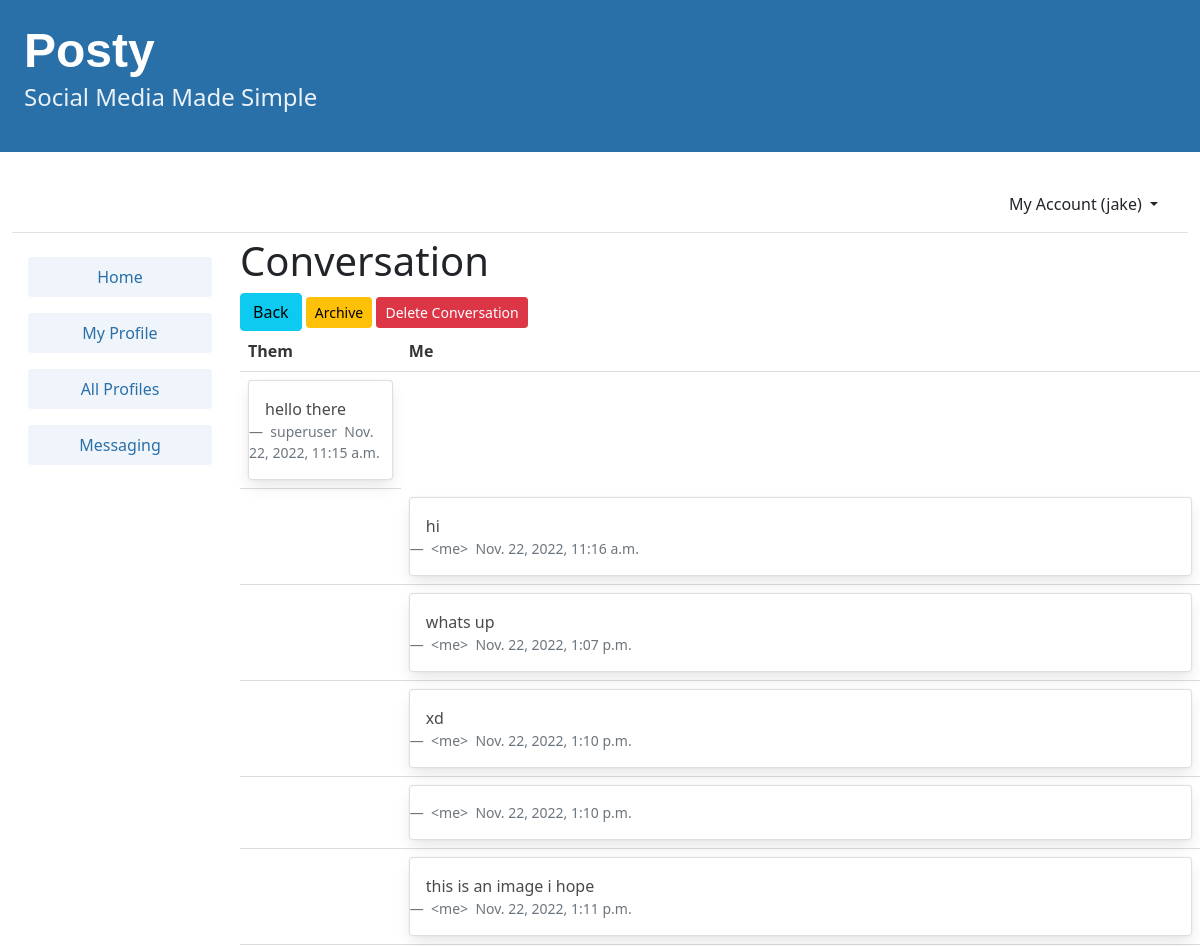
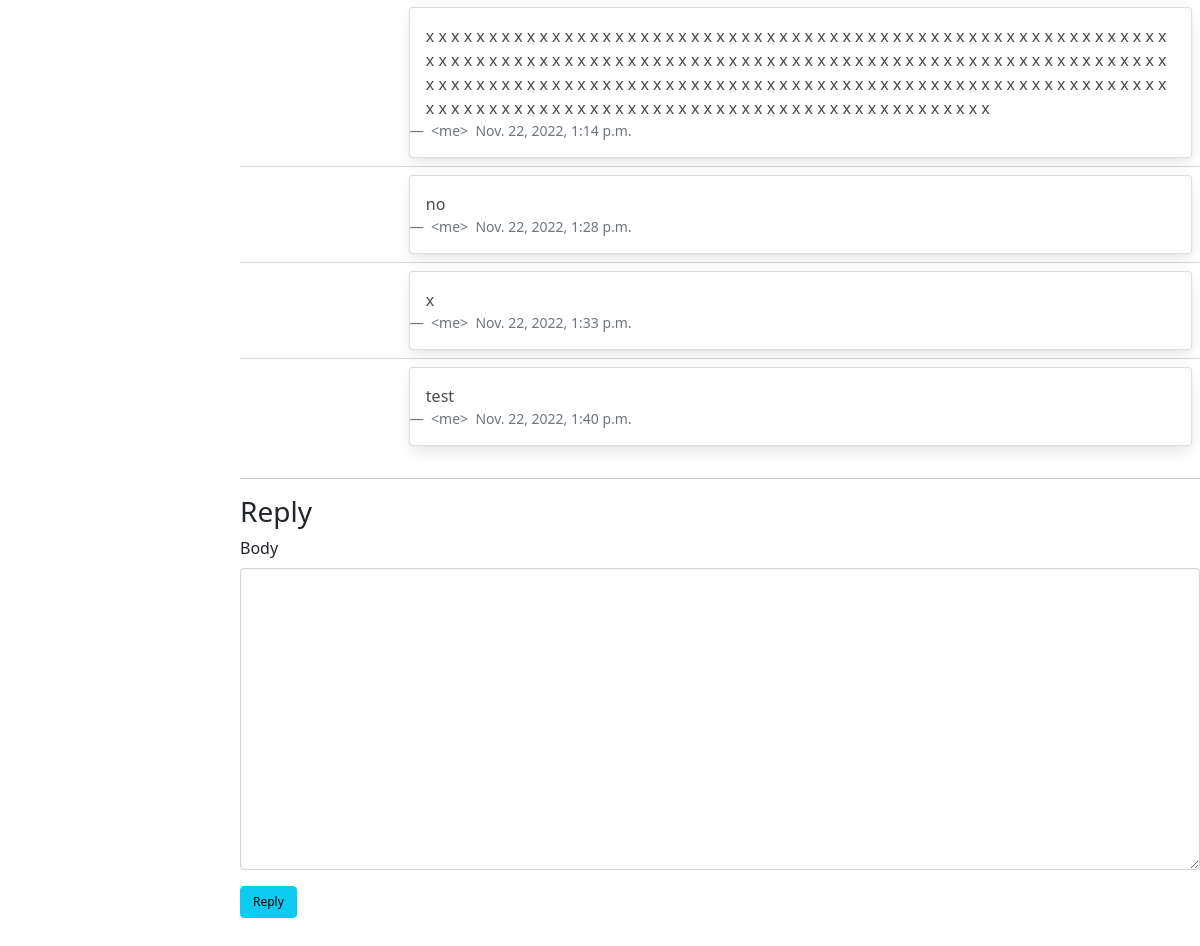
The page /messages/view/t/5/ (signed in) on the database its author committed (2 pictures, top to bottom).
### accounts/models.py (models this page shows)
class User(AbstractUser):
    user_karma = models.IntegerField(default=0, blank=True, null=True)
    profile_picture = models.ImageField(
        default="default_pfp.jpg", upload_to="images/", blank=True, null=True
    )
    class Meta:
        db_table = "auth_user"

### postman/models.py (models this page shows, shortened)
class Message(models.Model):
    SUBJECT_MAX_LENGTH = 120
    subject = models.CharField(_("subject"), max_length=SUBJECT_MAX_LENGTH)
    body = models.TextField(_("body"), blank=True)
    sender = models.ForeignKey(
        settings.AUTH_USER_MODEL,
        on_delete=models.CASCADE,
        related_name="sent_messages",
        null=True,
        blank=True,
        verbose_name=_("sender"),
    )
    recipient = models.ForeignKey(
        settings.AUTH_USER_MODEL,
        on_delete=models.CASCADE,
        related_name="received_messages",
        null=True,
        blank=True,
        verbose_name=_("recipient"),
    )
    email = models.EmailField(
        _("visitor"), blank=True
    )  # instead of either sender or recipient, for an AnonymousUser
    parent = models.ForeignKey(
        "self",
        on_delete=models.CASCADE,
        related_name="next_messages",
        null=True,
        blank=True,
        verbose_name=_("parent message"),
    )
    thread = models.ForeignKey(
        "self",
        on_delete=models.CASCADE,
        related_name="child_messages",
        null=True,
        blank=True,
        verbose_name=_("root message"),
    )
    sent_at = models.DateTimeField(_("sent at"), default=now)
    read_at = models.DateTimeField(_("read at"), null=True, blank=True)
    replied_at = models.DateTimeField(_("replied at"), null=True, blank=True)
    sender_archived = models.BooleanField(_("archived by sender"), default=False)
    recipient_archived = models.BooleanField(_("archived by recipient"), default=False)
    sender_deleted_at = models.DateTimeField(
        _("deleted by sender at"), null=True, blank=True
    )
    recipient_deleted_at = models.DateTimeField(
        _("deleted by recipient at"), null=True, blank=True
    )
    moderation_status = models.CharField(
        _("status"), max_length=1, choices=STATUS_CHOICES, default=STATUS_PENDING
    )
    moderation_by = models.ForeignKey(
        settings.AUTH_USER_MODEL,
        on_delete=models.CASCADE,
        related_name="moderated_messages",
        null=True,
        blank=True,
        verbose_name=_("moderator"),
    )
    moderation_date = models.DateTimeField(_("moderated at"), null=True, blank=True)
    moderation_reason = models.CharField(
        _("rejection reason"), max_length=120, blank=True
    )
    objects = MessageManager()
    class Meta:
        verbose_name = _("message")
        verbose_name_plural = _("messages")
        ordering = ["-sent_at", "-id"]
    def is_accepted(self):
        return self.moderation_status == STATUS_ACCEPTED
    def admin_sender(self):
        """
        Return the sender either as a username or as a plain email.
        Designed for the Admin site.

        """
        if self.sender:
            return str(self.sender)
        else:
            return "<{0}>".format(self.email)
    admin_sender.short_description = _("sender")
    admin_sender.admin_order_field = "sender"
    clear_sender = property(admin_sender)
    @property
    def obfuscated_sender(self):
        if self.sender:
            return get_user_representation(self.sender)
        else:
            return self._obfuscated_email()
    def admin_recipient(self):
        """
        Return the recipient either as a username or as a plain email.
        Designed for the Admin site.

        """
        if self.recipient:
            return str(self.recipient)
        else:
            return "<{0}>".format(self.email)
    admin_recipient.short_description = _("recipient")
    admin_recipient.admin_order_field = "recipient"
    clear_recipient = property(admin_recipient)
    @sensitive_variables("values")
    def quote(self, format_subject, format_body=None):
        values = {"subject": format_subject(self.subject)[: self.SUBJECT_MAX_LENGTH]}
        if format_body:
            values["body"] = format_body(self.obfuscated_sender, self.body)
        return values

### postman/views.py (the view)
class ConversationView(DisplayMixin, TemplateView):
    def get(self, request, thread_id, *args, **kwargs):
        self.filter = Q(thread=thread_id)
        return super().get(request, *args, **kwargs)

### postman/forms.py
class QuickReplyForm(BaseReplyForm):
    pass

### postman/models.py (called while the page is built, shortened)
def get_user_representation(user):
    show_user_as = getattr(settings, "POSTMAN_SHOW_USER_AS", None)
    return force_str(user)  # default value, or in case of empty attribute or exception

    def thread(self, user, filter):
        return (
            self.select_related("sender", "recipient")
            .filter(
                filter,
                (models.Q(recipient=user) & models.Q(moderation_status=STATUS_ACCEPTED))
                | models.Q(sender=user),
            )
            .order_by("sent_at")
        )

### postman/templatetags/postman_tags.py (called while the page is built)
@register.filter
def or_me(value, arg):
    user_model = get_user_model()
    if not isinstance(value, str):
        value = (get_user_representation if isinstance(value, user_model) else force_str)(value)
    if not isinstance(arg, str):
        arg = (get_user_representation if isinstance(arg, user_model) else force_str)(arg)
    return _('<me>') if value == arg else value

### postman/utils.py (called while the page is built)
@sensitive_variables('subject')
def format_subject(subject):
    str = gettext("Re: {subject}")
    pattern = '^' + str.replace('{subject}', '.*') + '$'
    return subject if re.match(pattern, subject, re.IGNORECASE) else str.format(subject=subject)

### postman/views.py (called while the page is built)
    def render_to_response(self, context, **response_kwargs):
        self.request.current_app = self.request.resolver_match.namespace
        return super().render_to_response(context, **response_kwargs)

    @never_cache_m
    @login_required_m
    def dispatch(self, *args, **kwargs):
        return super().dispatch(*args, **kwargs)

    def get(self, request, *args, **kwargs):
        user = request.user
        self.msgs = Message.objects.thread(user, self.filter)
        if not self.msgs:
            raise Http404
        for m in self.msgs:
            if m.recipient == user and m.is_accepted() and m.read_at is None:
                Message.objects.set_read(user, self.filter)
                break
        return super().get(request, *args, **kwargs)

### postman/templates/postman/view.html (shortened to what this page needs)
{% extends "postman/base.html" %}
{% load i18n %}
{% load postman_tags %}
{% load crispy_forms_tags %}
{% block content %}
  <div id="postman">
    <h1>
      {% if pm_messages|length > 1 %}
        {% trans "Conversation" %}
      {% else %}
        {% trans "Message" %}
      {% endif %}
    </h1>
    <form action="" method="post">
      <a href="{{ next_url }}" class="btn btn-info" id="back_btn">{% trans "Back" %}</a>
      <span id="pm_buttons">
        {% if not archived %}
          <button type="submit"
                  class="pm_btn pm_btn-archive btn btn-warning btn-sm"
                  onclick="this.form.action='{% url 'postman:archive' %}?next={{ next_url|urlencode }}">
            {% trans "Archive" %}
          </button>
        {% endif %}
        <button type="submit"
                class="pm_btn pm_btn-delete btn btn-danger btn-sm"
                onclick="this.form.action='{% url 'postman:delete' %}?next={{ next_url|urlencode }}">
          {% trans "Delete Conversation" %}
        </button>
      </span>
    </form>
    <table class="table" id="message_table">
      <tr>
        <th id="message_sender">Them</th>
        <th id="message_receiver">Me</th>
      </tr>
      {% for pm_message in pm_messages %}
        <tr>
          {% if pm_message.recipient == user %}
            <td>
              <div class="card message_card">
                <div class="card-body message_body">{{ pm_message.body|linebreaksbr }}</div>
                <footer class="blockquote-footer">
                  {{ pm_message.obfuscated_sender|or_me:user }}&nbsp;&nbsp;{{ pm_message.sent_at|date:"DATETIME_FORMAT" }}
                </footer>
              </div>
            </div>
        {% endif %}
        {% if pm_message.sender == user %}
          <td></td>
          <td>
            <div class="card message_card">
              <div class="card-body message_body">{{ pm_message.body|linebreaksbr }}</div>
              <footer class="blockquote-footer">
                {{ pm_message.obfuscated_sender|or_me:user }}&nbsp;&nbsp;{{ pm_message.sent_at|date:"DATETIME_FORMAT" }}
              </footer>
            </div>
          </div>
        </td>
      {% endif %}
    </tr>
  {% endfor %}
{% if reply_to_pk %}
  <hr />
  <h3>{% trans "Reply" %}</h3>
  <form action="{% url 'postman:reply' reply_to_pk %}?next={{ next_url|urlencode }}"
        method="post">
    <div id="pm_reply">{{ form|crispy }}</div>
    <button type="submit"
            class="pm_btn pm_btn-reply btn btn-info is-size-7"
            style="margin-bottom:5%">
      {% trans 'Reply' %}
    </button>
  </form>
{% endif %}
{% endblock %}

### templates/base.html (shortened to what this page needs)
<!DOCTYPE html>
{% load static %}
<html lang="en">
    <head>
        <link rel="stylesheet"
              href="https://cdn.jsdelivr.net/npm/bulma@0.9.3/css/bulma.min.css">
        <link href="https://cdn.jsdelivr.net/npm/bootstrap@5.1.3/dist/css/bootstrap.min.css"
              rel="stylesheet"
>
        <link href="http://ajax.googleapis.com/ajax/libs/jqueryui/1.8.16/themes/ui-lightness/jquery-ui.css"
              rel="stylesheet"
              type="text/css"/>
        <link rel="stylesheet" href="{% static 'css/base.css' %}">
    </head>
    <body>
        <a href="{% url 'posty:dashboard' %}" style="text-decoration: none;">
            <section class="hero is-small is-success mb-4 has-background-info-dark">
                <div class="hero-body">
                    <h1 class="title is-1 posty-title"
                        style="font-family:Klavika, sans-serif">Posty</h1>
                    <p class="subtitle is-4">Social Media Made Simple</p>
                </div>
            </section>
        </a>
        <div class="container-fluid">
            <header class="p-3 mb-3 border-bottom">
                <div class="container">
                    <div class="d-flex flex-wrap align-items-center justify-content-center justify-content-lg-start">
                            {% if user.is_authenticated %}
                            <div class="dropdown text-end">
                                <a href="#"
                                   class="d-block link-dark text-decoration-none dropdown-toggle"
                                   id="dropdownUser1"
                                   data-bs-toggle="dropdown"
                                   aria-expanded="false">
                                    My Account ({{ user.username }})
                                </a>
                                </div>
                            {% else %}
                            </ul>
                        {% endif %}
                    </div>
                </div>
            </header>
            <div class="columns">
                <div class="column is-one-fifth" id="left_column">
                    {% if user.is_authenticated %}
                        <ul class="nav flex-column" id="navlist">
                            <li class="nav-item">
                                <a class="nav-link active" href="{% url 'posty:dashboard' %}">
                                    <button class="button is-info is-light is-fullwidth">Home</button>
                                </a>
                            </li>
                            <li class="nav-item">
                                <a class="nav-link active"
                                   href="{% url 'posty:profile' request.user.profile.id %}">
                                    <button class="button is-info is-light is-fullwidth">My Profile</button>
                                </a>
                            </li>
                            <li class="nav-item">
                                <a class="nav-link" href="{% url 'posty:profile_list' %}">
                                    <button class="button is-info is-light is-fullwidth">All Profiles</button>
                                </a>
                            </li>
                            <li class="nav-item">
                                <div class="nav-link">
                                    <a href="#"
                                       class="d-block"
                                       id="dropdownUser1"
                                       data-bs-toggle="dropdown"
                                       aria-expanded="false">
                                        <button class="button is-info is-light is-fullwidth">Messaging</button>
                                    </a>
                                </div>
                            </li>
                        </ul>
                    {% endif %}
                </div>
                {% block content %}
                {% endblock content %}
    </body>
</html>

### static/css/base.css (style rules this page uses)
a { text-decoration: none; }
li { list-style: none; padding-left: 0; }
ul { list-style-position: inside; padding-left: 0; }
.posty-title { font-family: "Klavika", sans-serif; }

### rows shown on the page
Message: body "hello there", obfuscated_sender|or_me "superuser", sent_at "Nov. 22, 2022, 11:15 a.m."
Message: body "hi", obfuscated_sender|or_me "<me>", sent_at "Nov. 22, 2022, 11:16 a.m."
Message: body "whats up", obfuscated_sender|or_me "<me>", sent_at "Nov. 22, 2022, 1:07 p.m."
Message: body "xd", obfuscated_sender|or_me "<me>", sent_at "Nov. 22, 2022, 1:10 p.m."
Message: obfuscated_sender|or_me "<me>", sent_at "Nov. 22, 2022, 1:10 p.m."
Message: body "this is an image i hope", obfuscated_sender|or_me "<me>", sent_at "Nov. 22, 2022, 1:11 p.m."
Message: body "x x x x x x x x x x x x x x x x x x x x x x x x x x x x x x x x x x x x x x x x x x x x x x x x x x x x x x x x x x x x x x x x x x x x x x x x x x x x x x x x x x x x x x x x x x x x x x x x x x x x x x x x x x x x x x x x x x x x x x x x x x x x x x x x x x x x x x x x x x x x x x x x x x x x x x x x x x x x x x x x x x x x x x x x x x x x x x x x x x x x x x x x x x x x x x x x x x x x x x x x x x x x x x x x x x x x x x x x x x x x x x", obfuscated_sender|or_me "<me>", sent_at "Nov. 22, 2022, 1:14 p.m."
Message: body "no", obfuscated_sender|or_me "<me>", sent_at "Nov. 22, 2022, 1:28 p.m."
Message: body "x", obfuscated_sender|or_me "<me>", sent_at "Nov. 22, 2022, 1:33 p.m."
Message: body "test", obfuscated_sender|or_me "<me>", sent_at "Nov. 22, 2022, 1:40 p.m."

### other values the page prints
{{ user.username }} "jake"
